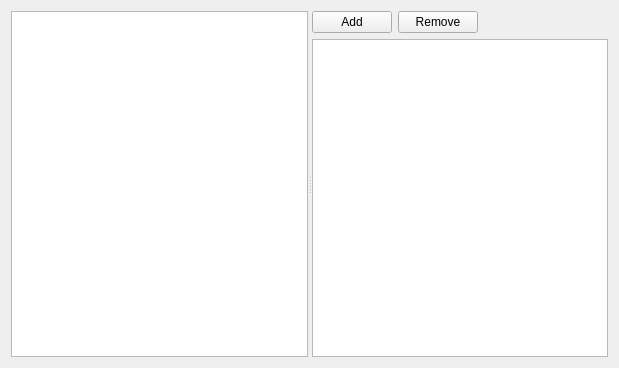
<?xml version="1.0" encoding="UTF-8"?>
<!--
######################################################################################################################
# Copyright (C) 2017-2022 Spine project consortium
# This file is part of Spine Items.
# Spine Items is free software: you can redistribute it and\/or modify it under the terms of the GNU Lesser General
# Public License as published by the Free Software Foundation, either version 3 of the License, or (at your option)
# any later version. This program is distributed in the hope that it will be useful, but WITHOUT ANY WARRANTY;
# without even the implied warranty of MERCHANTABILITY or FITNESS FOR A PARTICULAR PURPOSE. See the GNU Lesser General
# Public License for more details. You should have received a copy of the GNU Lesser General Public License along with
# this program. If not, see <http:\/\/www.gnu.org\/licenses\/>.
######################################################################################################################
-->
<ui version="4.0">
 <class>Form</class>
 <widget class="QWidget" name="Form">
  <property name="geometry">
   <rect>
    <x>0</x>
    <y>0</y>
    <width>619</width>
    <height>368</height>
   </rect>
  </property>
  <property name="windowTitle">
   <string>Form</string>
  </property>
  <layout class="QVBoxLayout" name="verticalLayout_2">
   <item>
    <widget class="QSplitter" name="splitter">
     <property name="orientation">
      <enum>Qt::Horizontal</enum>
     </property>
     <property name="childrenCollapsible">
      <bool>false</bool>
     </property>
     <widget class="ClassTreeWidget" name="available_classes_tree_widget">
      <property name="dragEnabled">
       <bool>true</bool>
      </property>
      <property name="dragDropMode">
       <enum>QAbstractItemView::DragOnly</enum>
      </property>
      <property name="defaultDropAction">
       <enum>Qt::CopyAction</enum>
      </property>
      <property name="selectionMode">
       <enum>QAbstractItemView::ExtendedSelection</enum>
      </property>
      <attribute name="headerVisible">
       <bool>false</bool>
      </attribute>
      <column>
       <property name="text">
        <string notr="true">1</string>
       </property>
      </column>
     </widget>
     <widget class="QWidget" name="verticalLayoutWidget">
      <layout class="QVBoxLayout" name="verticalLayout">
       <item>
        <layout class="QHBoxLayout" name="horizontalLayout">
         <item>
          <widget class="QPushButton" name="add_class_button">
           <property name="text">
            <string>Add</string>
           </property>
          </widget>
         </item>
         <item>
          <widget class="QPushButton" name="remove_class_button">
           <property name="text">
            <string>Remove</string>
           </property>
          </widget>
         </item>
         <item>
          <spacer name="horizontalSpacer">
           <property name="orientation">
            <enum>Qt::Horizontal</enum>
           </property>
           <property name="sizeHint" stdset="0">
            <size>
             <width>40</width>
             <height>20</height>
            </size>
           </property>
          </spacer>
         </item>
        </layout>
       </item>
       <item>
        <widget class="DropTargetTable" name="renaming_table_view">
         <property name="acceptDrops">
          <bool>true</bool>
         </property>
         <property name="dragDropMode">
          <enum>QAbstractItemView::DropOnly</enum>
         </property>
        </widget>
       </item>
      </layout>
     </widget>
    </widget>
   </item>
  </layout>
  <action name="remove_class_action">
   <property name="text">
    <string>Remove class</string>
   </property>
   <property name="shortcut">
    <string>Del</string>
   </property>
   <property name="shortcutContext">
    <enum>Qt::WidgetShortcut</enum>
   </property>
  </action>
 </widget>
 <customwidgets>
  <customwidget>
   <class>DropTargetTable</class>
   <extends>QTableView</extends>
   <header>spine_items/data_transformer/widgets/drop_target_table.h</header>
  </customwidget>
  <customwidget>
   <class>ClassTreeWidget</class>
   <extends>QTreeWidget</extends>
   <header>spine_items/data_transformer/widgets/class_tree_widget.h</header>
  </customwidget>
 </customwidgets>
 <resources>
  <include location="../../ui/resources/resources_icons.qrc"/>
 </resources>
 <connections/>
</ui>
